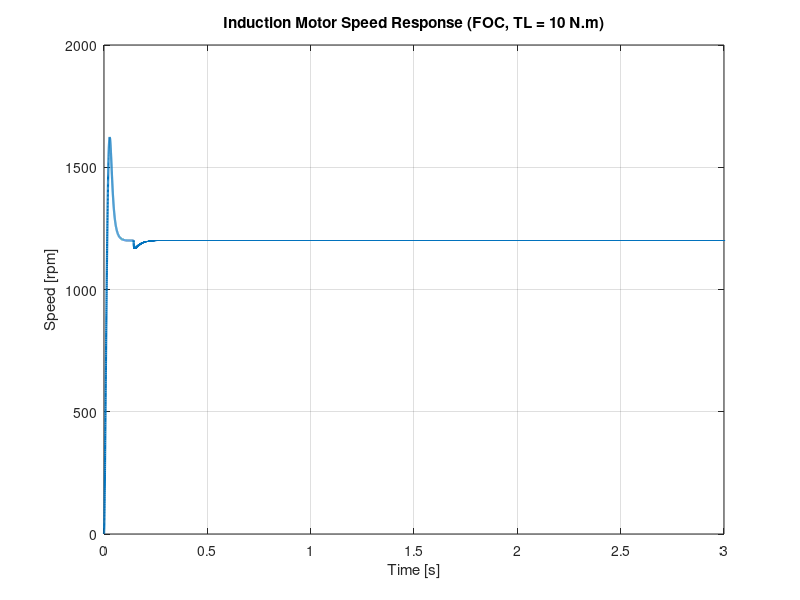
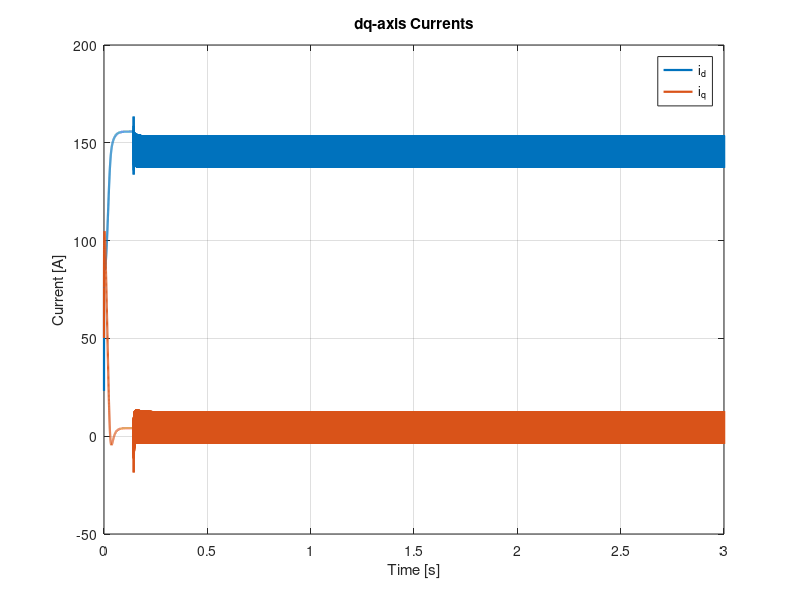
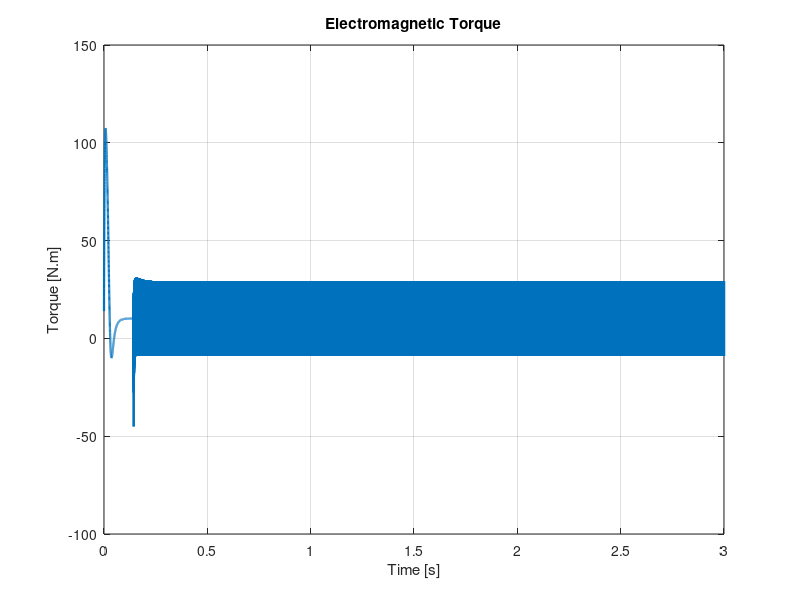

Reproduce these figures in MATLAB, in order.
clc;
clear;
close all;

%% =========================
% Simulation Parameters
% =========================
Ts   = 1e-4;        % Sampling time [s]
Tsim = 3.0;         % Simulation time [s]
t = 0:Ts:Tsim;

%% =========================
% Induction Motor Parameters
% =========================
Rs = 1.405;         % Stator resistance [ohm]
Rr = 1.395;         % Rotor resistance [ohm]
Ls = 0.0058;        % Stator inductance [H]
Lr = 0.0058;        % Rotor inductance [H]
Lm = 0.0055;        % Mutual inductance [H]
P  = 2;             % Pole pairs

J = 0.01;           % Inertia [kg.m^2]
B = 0.001;          % Friction coefficient

%% =========================
% Inverter / DC Link
% =========================
Vdc = 560;          % DC link voltage [V]

%% =========================
% Load Torque
% =========================
TL = 10;            % Constant load torque [N.m]

%% =========================
% Derived Parameters
% =========================
sigma = 1 - (Lm^2)/(Ls*Lr);
Tr = Lr / Rr;

%% =========================
% Control Gains
% =========================
Kp_id = 20;     Ki_id = 2000;
Kp_iq = 20;     Ki_iq = 2000;
Kp_w  = 2.5;    Ki_w  = 100;

%% =========================
% References
% =========================
w_ref = 1200 * 2*pi/60;     % Speed reference [rad/s]
psi_r_ref = 0.8;            % Rotor flux reference [Wb]

%% =========================
% Initial Conditions
% =========================
id = 0;  iq = 0;
psi_r = 0.1;

omega_m = 0;
theta_e = 0;

int_id = 0;
int_iq = 0;
int_w  = 0;

%% =========================
% Data Logging
% =========================
id_log = zeros(size(t));
iq_log = zeros(size(t));
w_log  = zeros(size(t));
Te_log = zeros(size(t));

%% =========================
% Main Simulation Loop
% =========================
for k = 1:length(t)

    %% Speed Controller
    
    w_err = w_ref - omega_m;
    int_w = int_w + w_err * Ts;
    iq_ref = Kp_w * w_err + Ki_w * int_w;

    %% Flux Controller (d-axis current reference)
    id_ref = psi_r_ref / Lm;

    %% d-axis Current Controller
    id_err = id_ref - id;
    int_id = int_id + id_err * Ts;
    vd = Kp_id * id_err + Ki_id * int_id;

    %% q-axis Current Controller
    iq_err = iq_ref - iq;
    int_iq = int_iq + iq_err * Ts;
    vq = Kp_iq * iq_err + Ki_iq * int_iq;

    %% Voltage Limitation (SPWM linear region)
    Vmax = Vdc / sqrt(3);
    Vmag = sqrt(vd^2 + vq^2);
    if Vmag > Vmax
        vd = vd * Vmax / Vmag;
        vq = vq * Vmax / Vmag;
    end

    %% Rotor Flux Dynamics
    dpsi_r = (Lm * id - psi_r) / Tr;
    psi_r = psi_r + dpsi_r * Ts;

    %% Slip & Electrical Speed
    omega_sl = (Lm * Rr / Lr) * (iq / psi_r);
    omega_e  = P * omega_m + omega_sl;

    %% Induction Motor dq Model
    did = (vd - Rs*id + omega_e*sigma*Ls*iq) / (sigma*Ls);
    diq = (vq - Rs*iq - omega_e*sigma*Ls*id ...
          - omega_e*(Lm/Lr)*psi_r) / (sigma*Ls);

    id = id + did * Ts;
    iq = iq + diq * Ts;

    %% Electromagnetic Torque
    Te = (3/2) * P * (Lm/Lr) * psi_r * iq;

    %% Mechanical Dynamics (with load torque)
    domega = (Te - TL - B*omega_m) / J;
    omega_m = omega_m + domega * Ts;

    %% Electrical Angle
    theta_e = theta_e + omega_e * Ts;
    theta_e = mod(theta_e, 2*pi);

    %% Logging
    id_log(k) = id;
    iq_log(k) = iq;
    w_log(k)  = omega_m;
    Te_log(k) = Te;

end

%% =========================
% Plot Results
% =========================
figure;
plot(t, w_log*60/(2*pi), 'LineWidth', 1.6);
grid on;
xlabel('Time [s]');
ylabel('Speed [rpm]');
title('Induction Motor Speed Response (FOC, TL = 10 N.m)');

figure;
plot(t, id_log, 'LineWidth', 1.6); hold on;
plot(t, iq_log, 'LineWidth', 1.6);
grid on;
xlabel('Time [s]');
ylabel('Current [A]');
legend('i_d','i_q');
title('dq-axis Currents');

figure;
plot(t, Te_log, 'LineWidth', 1.6);
grid on;
xlabel('Time [s]');
ylabel('Torque [N.m]');
title('Electromagnetic Torque');
